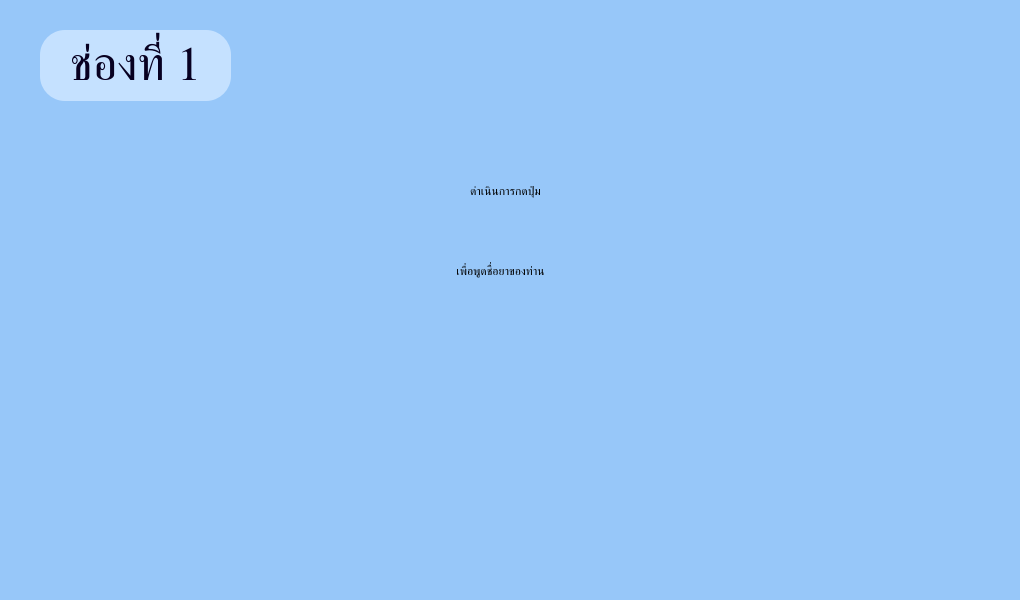
<?xml version="1.0" encoding="UTF-8"?>
<ui version="4.0">
 <class>background_input_pil_name</class>
 <widget class="QDialog" name="background_input_pil_name">
  <property name="geometry">
   <rect>
    <x>0</x>
    <y>0</y>
    <width>1020</width>
    <height>600</height>
   </rect>
  </property>
  <property name="windowTitle">
   <string>Dialog</string>
  </property>
  <property name="styleSheet">
   <string notr="true">QWidget#background_input_pil_name{
background-color: #97C7F9}</string>
  </property>
  <widget class="QLabel" name="no_channel">
   <property name="geometry">
    <rect>
     <x>40</x>
     <y>30</y>
     <width>191</width>
     <height>71</height>
    </rect>
   </property>
   <property name="font">
    <font>
     <family>JasmineUPC</family>
     <pointsize>36</pointsize>
     <weight>9</weight>
     <italic>false</italic>
     <bold>false</bold>
    </font>
   </property>
   <property name="styleSheet">
    <string notr="true">background-color: #C5E1FF;
font: 75 36pt &quot;JasmineUPC&quot;;
border-radius: 25px;
color: #070021;
</string>
   </property>
   <property name="text">
    <string>ช่องที่ 1</string>
   </property>
   <property name="alignment">
    <set>Qt::AlignCenter</set>
   </property>
  </widget>
  <widget class="QLabel" name="question_input_pill_name_1">
   <property name="geometry">
    <rect>
     <x>350</x>
     <y>150</y>
     <width>311</width>
     <height>81</height>
    </rect>
   </property>
   <property name="styleSheet">
    <string notr="true">font: 34pt &quot;JasmineUPC&quot;;</string>
   </property>
   <property name="text">
    <string>ดำเนินการกดปุ่ม</string>
   </property>
   <property name="alignment">
    <set>Qt::AlignCenter</set>
   </property>
  </widget>
  <widget class="QLabel" name="question_input_pill_name_2">
   <property name="geometry">
    <rect>
     <x>310</x>
     <y>230</y>
     <width>381</width>
     <height>81</height>
    </rect>
   </property>
   <property name="styleSheet">
    <string notr="true">font: 38pt &quot;JasmineUPC&quot;;</string>
   </property>
   <property name="text">
    <string>เพื่อพูดชื่อยาของท่าน</string>
   </property>
   <property name="alignment">
    <set>Qt::AlignCenter</set>
   </property>
  </widget>
  <widget class="QToolButton" name="button_input_pill_name">
   <property name="geometry">
    <rect>
     <x>430</x>
     <y>350</y>
     <width>141</width>
     <height>125</height>
    </rect>
   </property>
   <property name="styleSheet">
    <string notr="true">QToolButton#button_input_pill_name {
   background-image: url(:/newPrefix/mic_icon.png); 
   border-radius: 35;
   width:30px;
}
QToolButton#button_input_pill_name:hover {
	background-color:#24BD73;
	background-image: url(:/newPrefix/mic_icon.png);
   border-radius: 35;
   background-color:#B9D974;
	width: 170px;
	height: 100px;
}</string>
   </property>
   <property name="text">
    <string/>
   </property>
  </widget>
 </widget>
 <resources>
  <include location="../microphone_icon.qrc"/>
 </resources>
 <connections/>
</ui>
